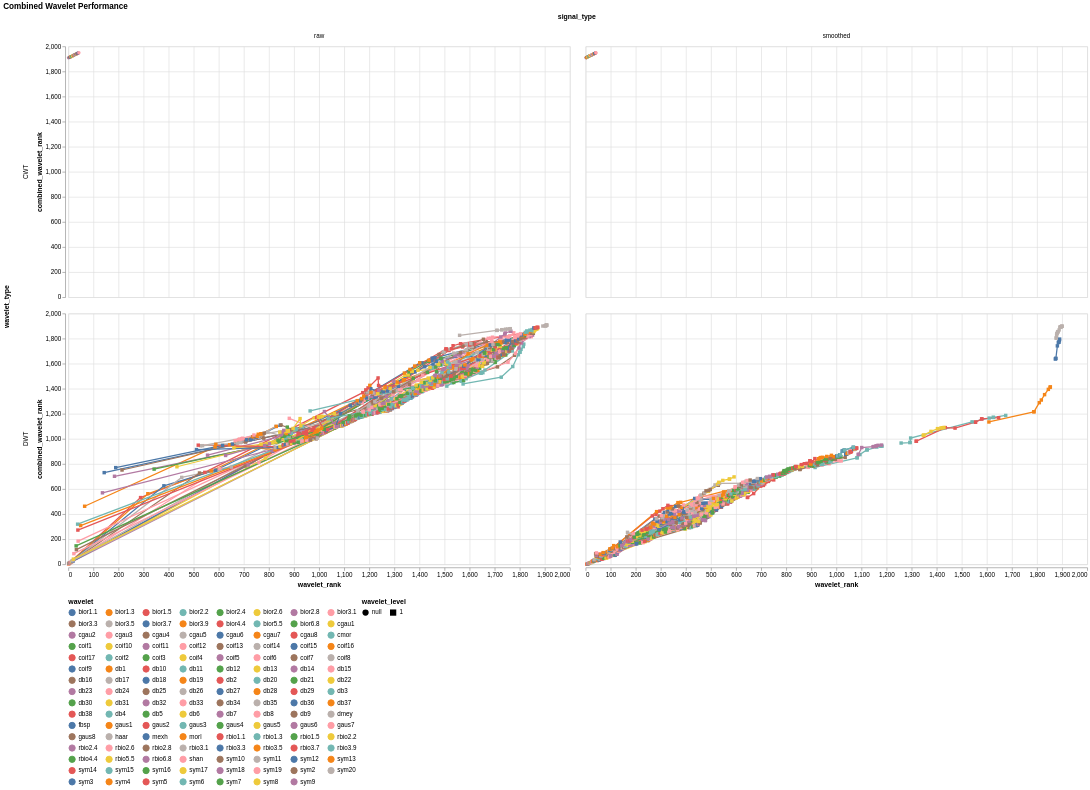

Notebook code for this chart:
### Code cell
selection = alt.selection_multi(fields=['wavelet'], bind='legend')
alt.Chart(ranked_combined_results).mark_line(point=True).encode(
	x='wavelet_rank',
	y='combined_wavelet_rank',
	color=alt.Color("wavelet", legend=alt.Legend(symbolLimit=0, columns=8)),
	row='wavelet_type:N',
	column='signal_type:N',
	opacity=alt.condition(selection, alt.value(1), alt.value(0.2)),
	tooltip=['wavelet', 'wavelet_mse', 'wavelet_energy_entropy', 'wavelet_sparsity', 'wavelet_norm_combined_score', 'combined_wavelet_rank'],
	shape="wavelet_level:N"
).add_params(selection).properties(
	title='Combined Wavelet Performance',
	width=800,
	height=400
).configure_legend(
	orient='bottom'
)

### Figure 1 — Vega-Lite specification as saved in the notebook (floating-point values rounded to 4 significant figures; data arrays with more than 128 entries replaced by an {"elided": "..."} marker saying what was removed)
{"config": {"view": {"continuousWidth": 300, "continuousHeight": 300}, "legend": {"orient": "bottom"}}, "data": {"name": "data-4b563c398ed1c0c9ad2baf9b29b87278"}, "mark": {"type": "line", "point": true}, "encoding": {"color": {"field": "wavelet", "legend": {"columns": 8, "symbolLimit": 0}, "type": "nominal"}, "column": {"field": "signal_type", "type": "nominal"}, "opacity": {"condition": {"param": "param_1", "value": 1}, "value": 0.2}, "row": {"field": "wavelet_type", "type": "nominal"}, "shape": {"field": "wavelet_level", "type": "nominal"}, "tooltip": [{"field": "wavelet", "type": "nominal"}, {"field": "wavelet_mse", "type": "quantitative"}, {"field": "wavelet_energy_entropy", "type": "quantitative"}, {"field": "wavelet_sparsity", "type": "quantitative"}, {"field": "wavelet_norm_combined_score", "type": "quantitative"}, {"field": "combined_wavelet_rank", "type": "quantitative"}], "x": {"field": "wavelet_rank", "type": "quantitative"}, "y": {"field": "combined_wavelet_rank", "type": "quantitative"}}, "height": 400, "params": [{"name": "param_1", "select": {"type": "point", "fields": ["wavelet"]}, "bind": "legend"}], "title": "Combined Wavelet Performance", "width": 800, "$schema": "https://vega.github.io/schema/vega-lite/v5.8.0.json", "datasets": {"data-4b563c398ed1c0c9ad2baf9b29b87278": {"elided": "1950 records"}}}
